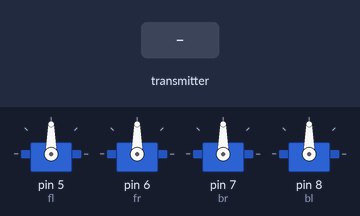
The sketch below on a simulated Arduino Uno, built with avr-gcc and run on an emulated ATmega328P. Parts: 4 × servo. The test bench sets the inputs (shaded band). No radio packets arrive unless stated.

Above: at 3.2 s.
3.3 s: the transmitter starts sending lx = 0
At 4.4 s:
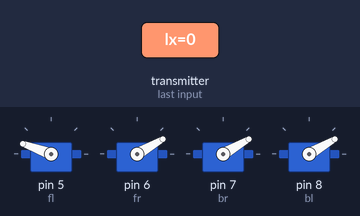
4.8 s: the transmitter starts sending ly = 64
At 5.5 s:
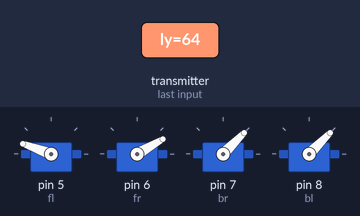
6.3 s: the transmitter starts sending rx = 64
At 6.7 s:
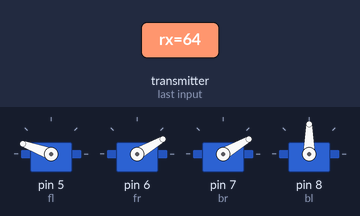
7.8 s: the transmitter starts sending lx = 64
At 9.0 s:
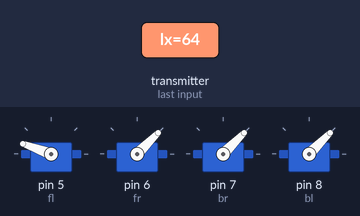
9.3 s: the transmitter starts sending ly = 0
At 10.2 s:
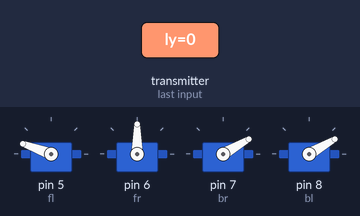
10.8 s: the transmitter starts sending rx = 0
At 11.3 s:
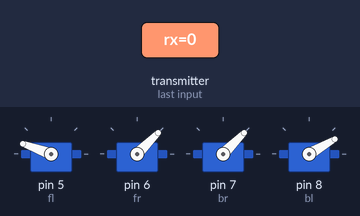
Timing chart, 0 to 13.3 s (numbered marks = the images above; inputs shaded):
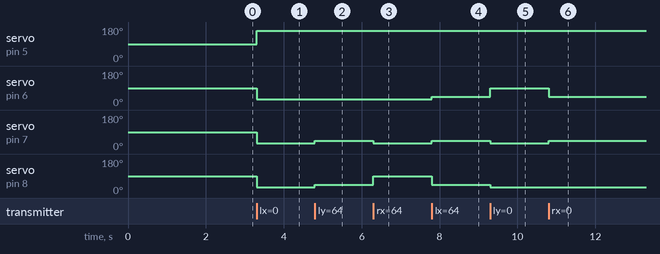

Measured:
- after the input at 3.3 s, servo on pin 5 (fl): 90° → 160° at once; servo on pin 6 (fr), servo on pin 7 (br), servo on pin 8 (bl): 90° → 30° at once
- after the input at 4.8 s, servo on pin 7 (br), servo on pin 8 (bl): 30° → 45° at once
- after the input at 6.3 s, servo on pin 7 (br): 45° → 30° at once; servo on pin 8 (bl): 45° → 90° at once
- after the input at 7.8 s, servo on pin 6 (fr), servo on pin 7 (br): 30° → 45° at once; servo on pin 8 (bl): 90° → 45° at once
- after the input at 9.3 s, servo on pin 6 (fr): 45° → 90° at once; servo on pin 7 (br), servo on pin 8 (bl): 45° → 30° at once
- after the input at 10.8 s, servo on pin 6 (fr): 90° → 45° at once; servo on pin 7 (br): 30° → 45° at once

The sketch:

receiver.ino
```cpp
#include "RF24.h"
#include "printf.h"
#include <Servo.h>

Servo fl;
Servo fr;
Servo bl;
Servo br;

RF24 radio(9, 10);
const byte data_pipe[6] = "00001";


typedef struct controller{
  uint8_t lx;
  uint8_t ly;
  uint8_t rx;
  }controller;

void setup() {
  Serial.begin(9600);
  printf_begin();

  pinMode(5, OUTPUT);
  pinMode(6, OUTPUT);
  pinMode(7, OUTPUT);
  pinMode(8, OUTPUT);
  fl.attach(5);
  fr.attach(6);
  br.attach(7);
  bl.attach(8);
  fl.write(90);
  fr.write(90);
  bl.write(90);
  br.write(90);
  delay(2000);

  radio.begin();
  radio.setRetries(15, 15);
  radio.setPALevel(RF24_PA_MAX);
  radio.openReadingPipe(1, data_pipe);
  radio.startListening();
  radio.printDetails();
}

void loop() {
  if (radio.available())
  {
    int payload_size = radio.getDynamicPayloadSize();
    if (payload_size > 1)
    {
      controller inputs;
      radio.read(&inputs, payload_size);
      int lx = map(inputs.lx, 0, 255, 0, 180);
      //91 is 0 after mapping
      if(lx == 91){
          lx = 90;
        }
      int ly = map(inputs.ly, 0, 255, 0, 180);
      if(ly == 91){
          ly = 90;
        }
      int rx = map(inputs.rx, 0, 255, 0, 180);
      if(rx == 91){
          rx = 90;
        }

      //have to make negative inputs for algorithm to work
      lx -= 90;
      ly -= 90;
      rx -= 90;

      //fl = -ly - lx -rx
      //fr = ly - lx - rx
      //br = ly + lx - rx
      //bl = -ly + lx - rx
      int drive_fl = -ly - lx - rx;
      drive_fl = constrain(drive_fl, -90, 90);
      int drive_fr = ly - lx - rx;
      drive_fr = constrain(drive_fr, -90, 90);
      int drive_br = ly + lx - rx;
      drive_br = constrain(drive_br, -90, 90);
      int drive_bl = -ly + lx - rx;
      drive_bl = constrain(drive_bl, -90, 90);

      //make positive again
      drive_fl += 90;
      drive_fr += 90;
      drive_br += 90;
      drive_bl += 90;

      //fl and fr, 0 is forward
      //br and bl, 180 is forward
      //invert fr and bl
      drive_fr = map(drive_fr, 0, 180, 180, 0);
      drive_bl = map(drive_bl, 0, 180, 180, 0);

      //30 and 160 is max power for some reason
      drive_fl = constrain(drive_fl, 30,160);
      drive_fr = constrain(drive_fr, 30,160);
      drive_bl = constrain(drive_bl, 30,160);
      drive_br = constrain(drive_br, 30,160);

      //printf("fl: %d, fr: %d, br: %d, bl: %d\n", drive_fl, drive_fr, drive_br, drive_bl);

      fl.write(drive_fl);
      fr.write(drive_fr);
      bl.write(drive_bl);
      br.write(drive_br);


    }
  }

}
```
